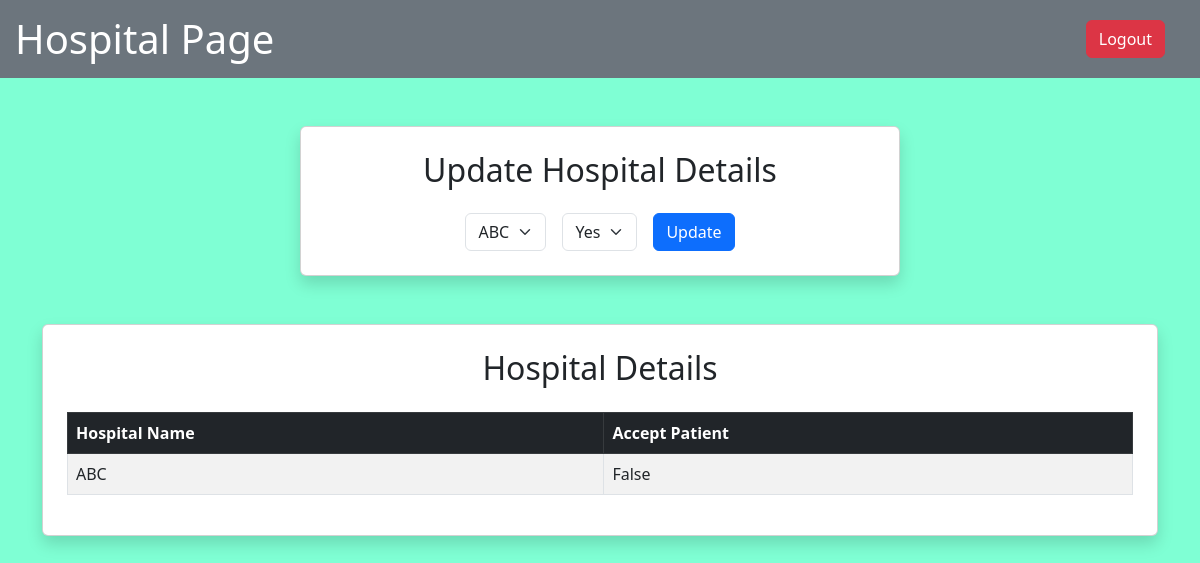
Page /hospital/ on the earlier database version.
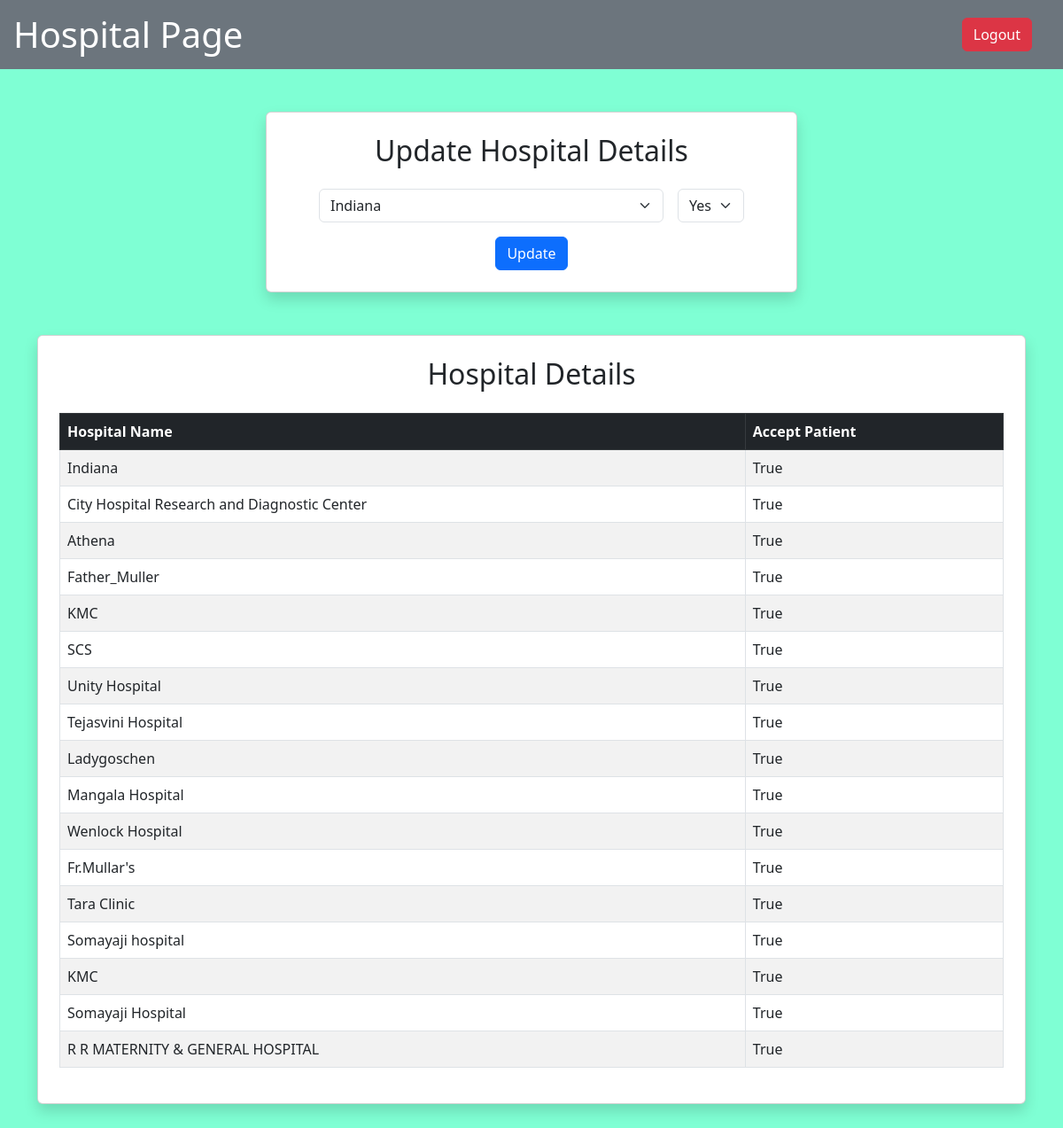
Same page on the later database version.
### main_app/models.py (models this page shows, shortened)
class Hospital(models.Model):
    h_discord_name = models.CharField(max_length=100)
    hospital_name = models.CharField(max_length=100)
    accept_patient = models.BooleanField(default=True)
    location = models.CharField(max_length=100)

### main_app/views.py (the view, shortened to what this page needs)
# urls.py: path('hospital/', views.hospital_view, name='hospital'),
def hospital_view(request):
    hospitals = Hospital.objects.all()
    return render(request, 'hospital.html', {'hospital_name_hp': hospitals})

### templates/hospital.html (shortened to what this page needs)
<!DOCTYPE html>
<html lang="en">
  <head>
    <link
      href="https://cdn.jsdelivr.net/npm/bootstrap@5.3.0/dist/css/bootstrap.min.css"
      rel="stylesheet"
    />
  </head>
  <body>
    <header>
      <h1 class="m-0">Hospital Page</h1>
      <a href="http://127.0.0.1:8000/" class="btn btn-danger logout-btn"
        >Logout</a
      >
    </header>
    <div class="container py-5">
      <div class="form-container card shadow p-4 mb-5">
        <h2 class="text-center mb-4">Update Hospital Details</h2>
        <form
          action="/hospital/"
          method="POST"
          class="d-flex flex-wrap gap-3 justify-content-center"
        >
          <select name="hospital_name_hp" class="form-select w-auto" required>
            {% for i in hospital_name_hp %}
            <option value="{{i.h_discord_name}}">{{i.h_discord_name}}</option>
            {% endfor %}
          </select>
          <select name="accept_patient" class="form-select w-auto" required>
            <option value="1">Yes</option>
          </select>
          <button type="submit" class="btn btn-primary">Update</button>
        </form>
      </div>
      <div class="card shadow p-4">
        <h2 class="text-center mb-4">Hospital Details</h2>
        <table class="table table-bordered table-striped">
          <thead class="table-dark">
            <tr>
              <th>Hospital Name</th>
              <th>Accept Patient</th>
            </tr>
          </thead>
          <tbody>
            {% for i in hospital_name_hp %}
            <tr>
              <td>{{i.h_discord_name}}</td>
              <td>{{i.accept_patient}}</td>
            </tr>
            {% endfor %}
          </tbody>
        </table>
      </div>
    </div>
  </body>
</html>

### templates/hospital.html (style rules this page uses)
body { background-color: aquamarine; }
header { background-color: #6c757d; color: white; padding: 15px; display: flex; justify-content: space-between; align-items: center; }
.logout-btn { margin-right: 20px; }
table { width: 100%; border-collapse: collapse; }
td, th { padding: 10px 20px; }
.form-container { max-width: 600px; margin: auto; }

Differences in the rows shown:
removed Hospital: h_discord_name "ABC", accept_patient "False"
added Hospital: h_discord_name "Indiana", accept_patient "True"
added Hospital: h_discord_name "City Hospital Research and Diagnostic Center", accept_patient "True"
added Hospital: h_discord_name "Athena", accept_patient "True"
added Hospital: h_discord_name "Father_Muller", accept_patient "True"
added Hospital: h_discord_name "KMC", accept_patient "True"
added Hospital: h_discord_name "SCS", accept_patient "True"
added Hospital: h_discord_name "Unity Hospital", accept_patient "True"
added Hospital: h_discord_name "Tejasvini Hospital", accept_patient "True"
added Hospital: h_discord_name "Ladygoschen", accept_patient "True"
added Hospital: h_discord_name "Mangala Hospital", accept_patient "True"
added Hospital: h_discord_name "Wenlock Hospital", accept_patient "True"
added Hospital: h_discord_name "Fr.Mullar's", accept_patient "True"
added Hospital: h_discord_name "Tara Clinic", accept_patient "True"
added Hospital: h_discord_name "Somayaji hospital", accept_patient "True"
added Hospital: h_discord_name "KMC", accept_patient "True"
added Hospital: h_discord_name "Somayaji Hospital", accept_patient "True"
added Hospital: h_discord_name "R R MATERNITY & GENERAL HOSPITAL", accept_patient "True"
Other differences:
form field hospital_name_hp: "ABC" → "Indiana"
